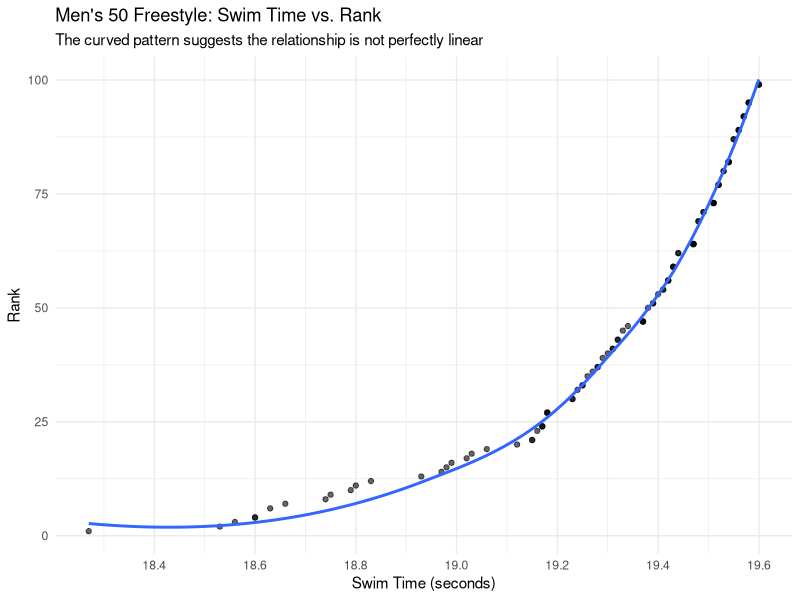
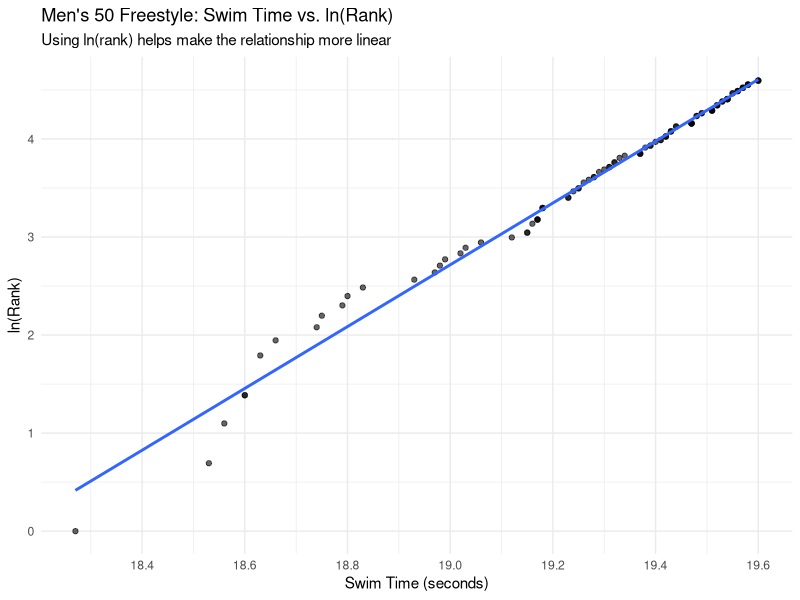

R code for these plots, in order:
## ---- chunk 1
#| echo: TRUE
library(tidyverse)
library(readr)

swim_df <- read_csv("SwimData.csv")

swim_50_free_men <- swim_df |>
  filter(Event == "50 Freestyle SCY Male", Sex == "M") |>
  mutate(Swim_Time = as.numeric(Swim_Time),
         ln_rank = log(Rank)) |>
  select(Event, Swimmer, Sex, Swim_Time, Rank, ln_rank) |>
  drop_na(Swim_Time, Rank, ln_rank)

head(swim_50_free_men)
## ---- chunk 2
#| echo: true

ggplot(swim_50_free_men, aes(x = Swim_Time, y = Rank)) +
  geom_point(alpha = 0.6) +
  geom_smooth(se = FALSE) +
  scale_x_continuous(n.breaks = 8) +
  labs(title = "Men's 50 Freestyle: Swim Time vs. Rank",
    subtitle = "The curved pattern suggests the relationship is not perfectly linear",
    x = "Swim Time (seconds)",
    y = "Rank") +
  theme_minimal()
## ---- chunk 3
#| echo: true

ggplot(swim_50_free_men, aes(x = Swim_Time, y = ln_rank)) +
  geom_point(alpha = 0.6) +
  geom_smooth(method = "lm", se = FALSE) +
  scale_x_continuous(n.breaks = 8) +
  labs(title = "Men's 50 Freestyle: Swim Time vs. ln(Rank)",
    subtitle = "Using ln(rank) helps make the relationship more linear",
    x = "Swim Time (seconds)",
    y = "ln(Rank)") +
  theme_minimal()
## ---- chunk 4
#| echo: true
rank_model <- lm(ln_rank ~ Swim_Time, data = swim_50_free_men)

summary(rank_model)
## ---- chunk 5
#| echo: true
slope <- coef(rank_model)["Swim_Time"]

exp(0.1 * slope)
